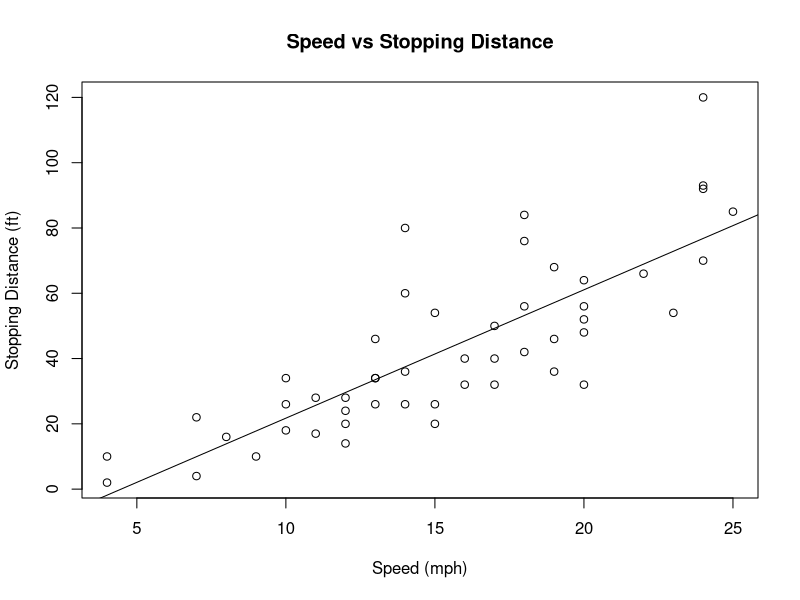
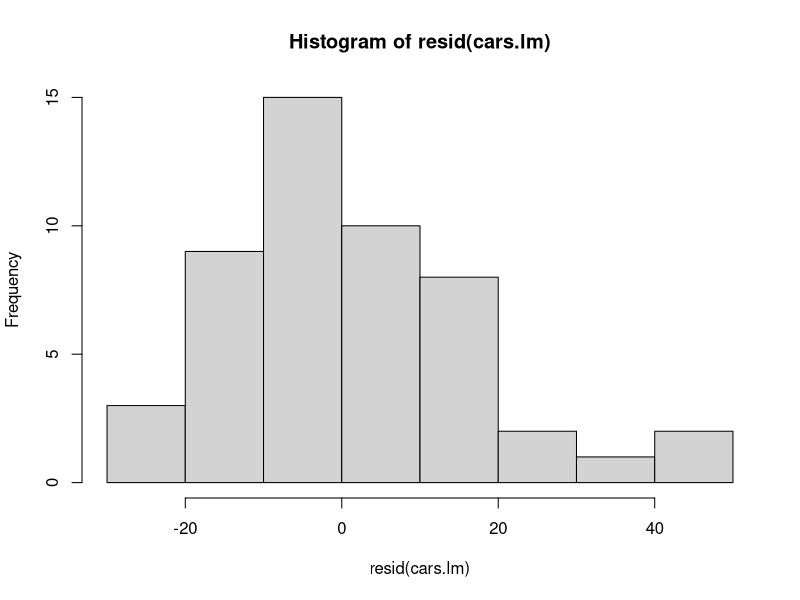
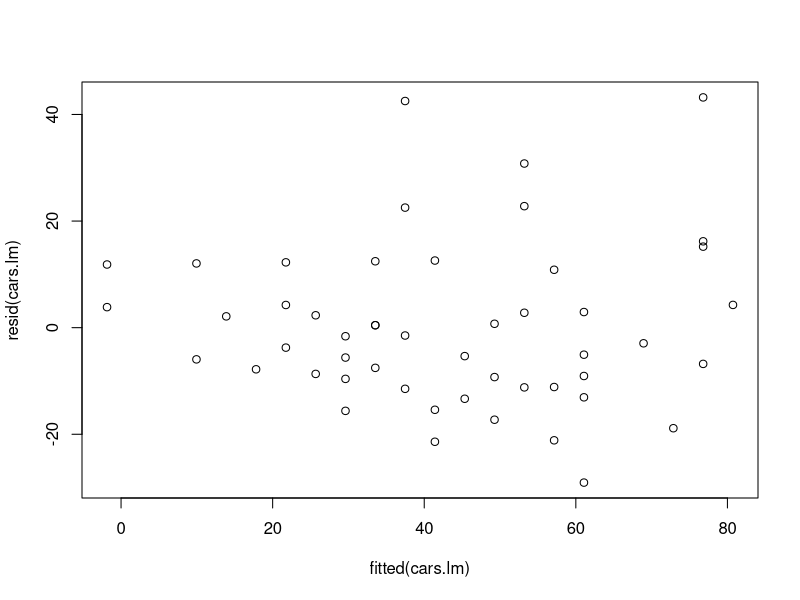
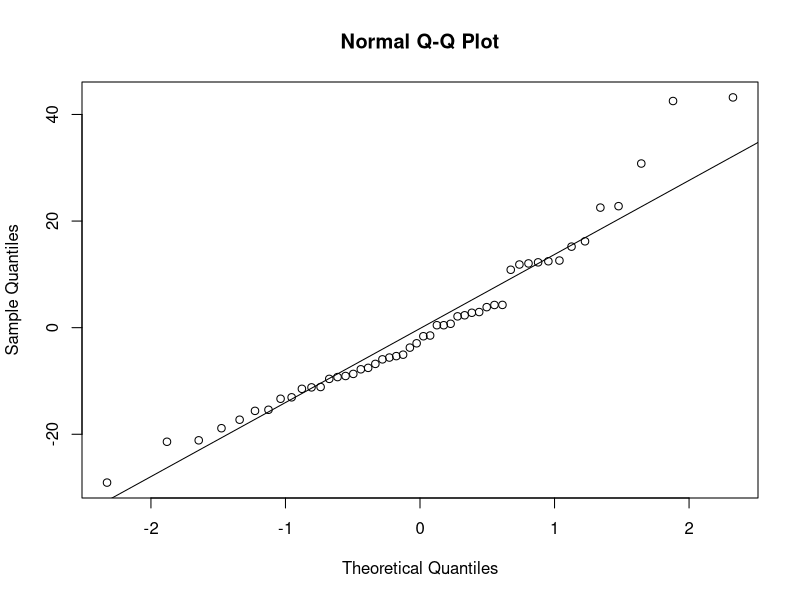

The R script that drew these images, in order:
## ---- chunk 1
knitr::opts_chunk$set(echo = TRUE)
## ---- chunk 2
summary(cars)
## ---- chunk 3
cars.lm = lm(formula = dist ~ speed, data = cars)
plot(formula = dist ~ speed, data = cars, main = 'Speed vs Stopping Distance', xlab = 'Speed (mph)', ylab = 'Stopping Distance (ft)')
abline(cars.lm)

## ---- chunk 4
summary(cars.lm)
## ---- chunk 5
hist(resid(cars.lm))
## ---- chunk 6
plot(fitted(cars.lm),resid(cars.lm))
## ---- chunk 7
qqnorm(resid(cars.lm))
qqline(resid(cars.lm))
